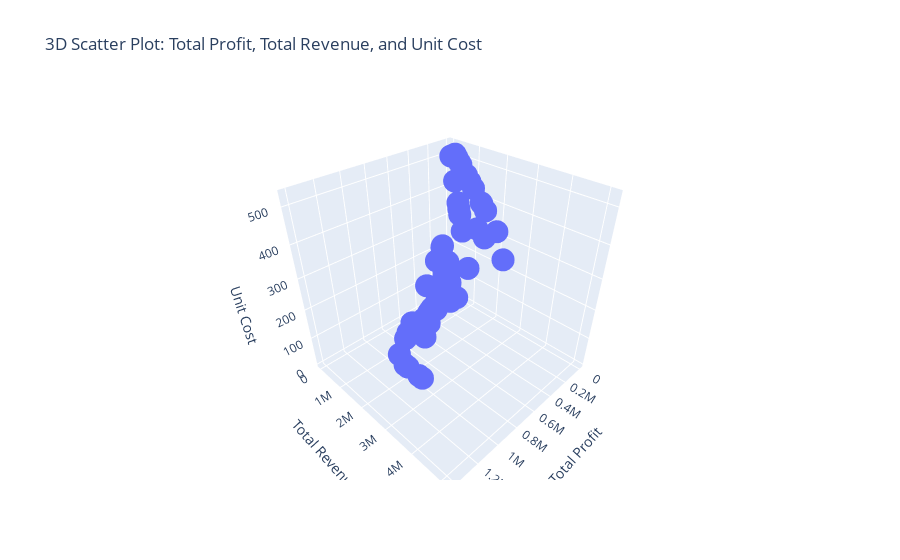

Here is the notebook cell this chart was saved with:
### Code cell
import plotly.express as px
fig = px.scatter_3d(df, x='Total_Profit', y='Total_Revenue', z='Unit_Cost', 
                    title="3D Scatter Plot: Total Profit, Total Revenue, and Unit Cost",
                    labels={'Total_Profit': 'Total Profit', 'Total_Revenue': 'Total Revenue', 'Unit_Cost': 'Unit Cost'})

# Show the plot
fig.show()
